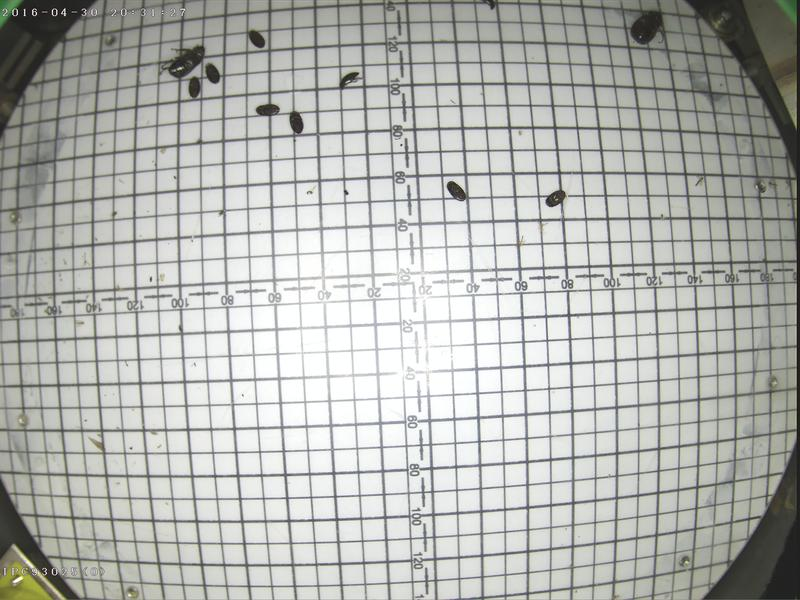
#> input picture hot/0020497.jpg, 800 x 600 px
$ python tt.py
#> lines starting #> are read from the running program, lines starting #| are printed output that depends on the picture
import cv2
import numpy as np

# 加载原始图像
image = cv2.imread('0020497.jpg')
#> image is the input picture: shape (600, 800, 3); mean B, G, R 176.3, 180.3, 178.5

# 创建热力图画布
heatmap = np.zeros_like(image, dtype=np.uint8)

# 在热力图上绘制热力图效果
# 这里可以根据需求自定义热力图的绘制逻辑，如根据像素值进行颜色映射等

# 将热力图与原始图像叠加
alpha = 0.5  # 热力图的透明度
overlay = cv2.addWeighted(image, 1 - alpha, heatmap, alpha, 0)
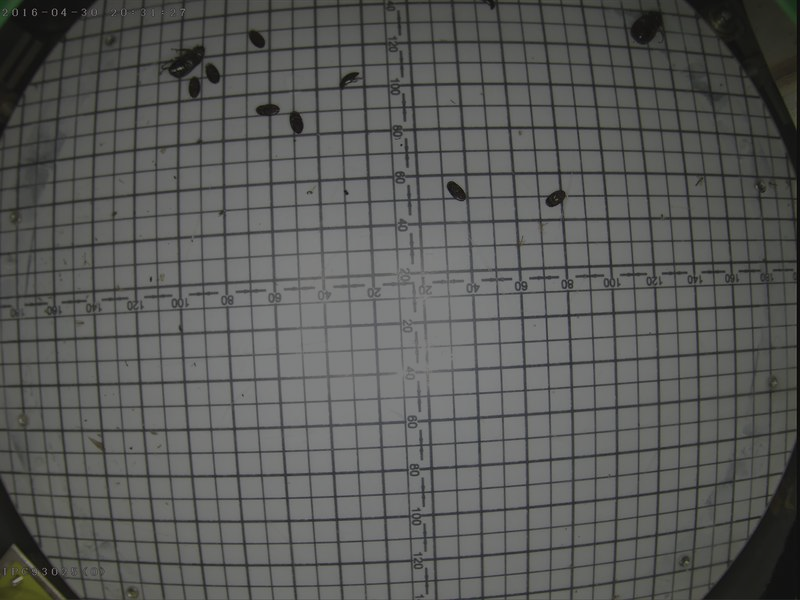
#> overlay: shape (600, 800, 3); mean B, G, R 88.1, 90.2, 89.2

# 显示结果
cv2.imshow('Heatmap', heatmap)
cv2.imshow('Overlay', overlay)
cv2.waitKey(0)
cv2.destroyAllWindows()
